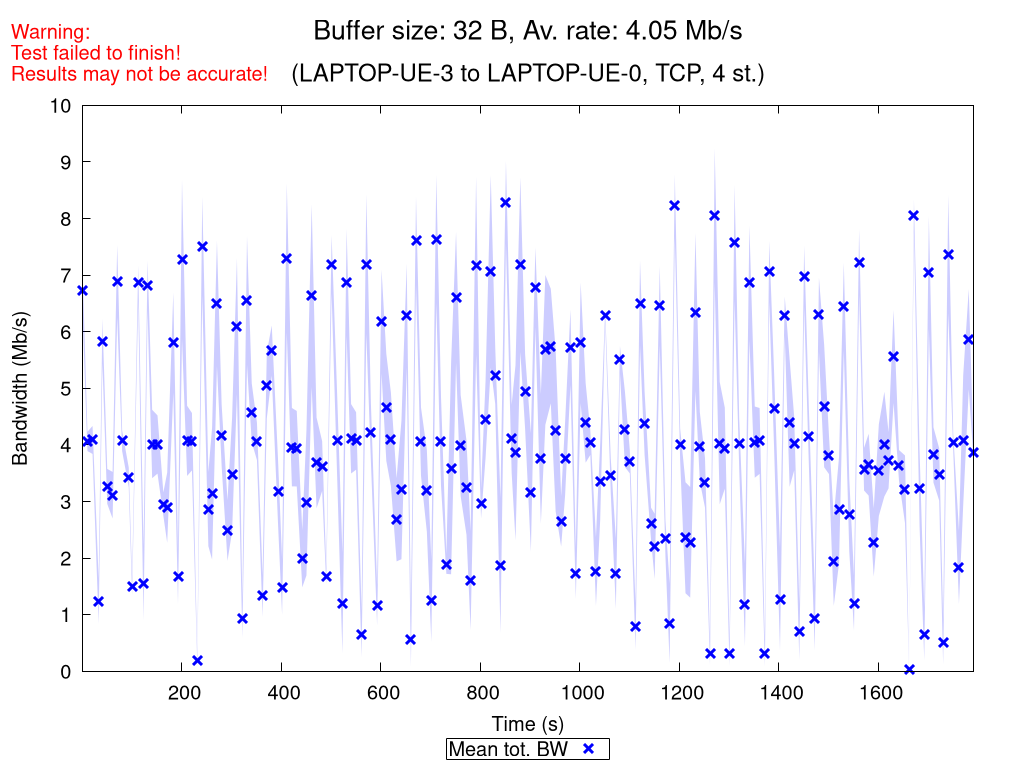

Source code (gnuplot):
set terminal pngcairo nocrop enhanced size 1024,768 font "Verdana,15"
set output "TCP_4_st_2020_10_18_09-41-26_two2one_00032B.png"

set title "{/=20 Buffer size: 32 B, Av. rate: 4.05 Mb/s}\n\n{/=18 (LAPTOP-UE-3 to LAPTOP-UE-0, TCP, 4 st.)}"
set label "Warning:\nTest failed to finish!\nResults may not be accurate!" at screen 0.01, screen 0.96 tc rgb "red"

set xlabel "Time (s)"
set ylabel "Bandwidth (Mb/s)"
set ytics nomirror
set key bmargin center horizontal box samplen 1 width -1
set bmargin 4.6
set rmargin 4.5

rf = 1000000.0  # rate factor
set style fill transparent solid 0.2 noborder
set autoscale xfix
plot "TCP_4_st_2020_10_18_09-41-26_two2one_00032B_iperf_processed.dat" using 1:($2/rf-$3/rf):($2/rf+$3/rf) with filledcurves lc rgb "blue" notitle, \
     "" using 1:($2/rf) with points pt 2 ps 1.5 lw 3 lc rgb "blue" title "Mean tot. BW", \
